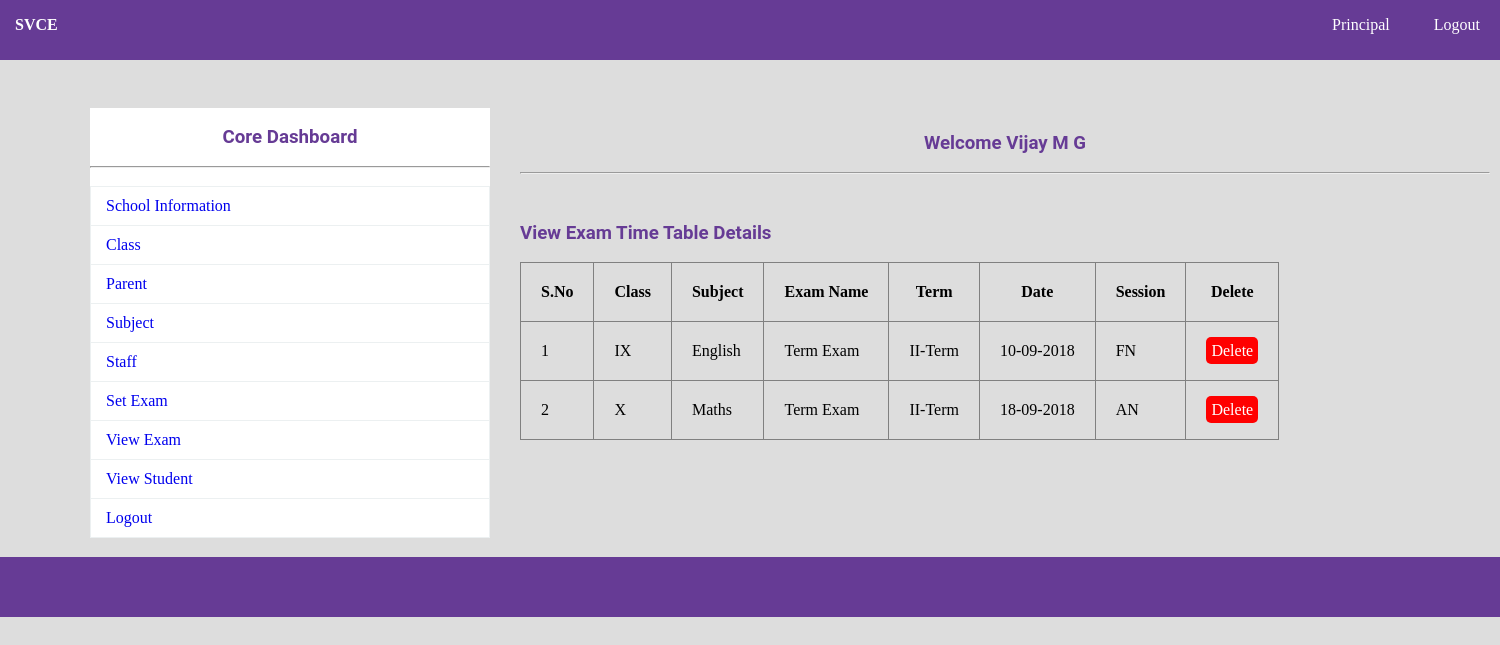
/view_exam.php (signed in), run on the app's committed database.
### tables this page shows
CREATE TABLE `exam` (
  `EID` int(11) NOT NULL,
  `ENAME` varchar(150) NOT NULL,
  `ETYPE` varchar(150) NOT NULL,
  `EDATE` varchar(150) NOT NULL,
  `SESSION` varchar(150) NOT NULL,
  `CLASS` varchar(150) NOT NULL,
  `SUB` varchar(150) NOT NULL
);

### view_exam.php (the view, shortened to what this page needs)
<?php
	include"database.php";
?>
<!DOCTYPE html>
<html>
	<head>
		<link rel="stylesheet" type="text/css" href="css/style.css">
	</head>
	<body>
			<?php include"navbar.php";?><br>
			<style="margin-left:90px;" class="sha">
			<div id="section">
					<?php include"sidebar.php";?><br><br><br>
					<h3 class="text">Welcome <?php echo $_SESSION["ANAME"]; ?></h3><br><hr><br>
				<div class="content">
						<h3 >View Exam Time Table Details</h3><br>
						<table border="1px">
							<tr>
								<th>S.No</th>
								<th>Class </th>
								<th>Subject</th>
								<th>Exam Name</th>
								<th>Term</th>
								<th>Date</th>
								<th>Session</th>
								<th>Delete</th>
							</tr>
							<?php
								$s="select * from exam";
								$res=$db->query($s);
								if($res->num_rows>0)
								{
									$i=0;
									while($r=$res->fetch_assoc())
									{
										$i++;
										echo "
											<tr>
												<td>{$i}</td>
												<td>{$r["CLASS"]}</td>
												<td>{$r["SUB"]}</td>
												<td>{$r["ENAME"]}</td>
												<td>{$r["ETYPE"]}</td>
												<td>{$r["EDATE"]}</td>
												<td>{$r["SESSION"]}</td>
												<td><a href='exam_delete.php?id={$r["EID"]}' class='btnr'>Delete</a></td>
											</tr>
										";
									}
								}
								else
								{
									echo "No Record Found";
								}
							?>
						</table>
				</div>
			</div>
				<?php include"footer.php";?>
	</body>
</html>

### css/style.css (style rules this page uses)
* { padding:0px; margin:0px; }
html { background:#dddddd; }
a { text-decoration:none; }
h1,h2,h3,h4,h5,h6,label { font-family:roboto; color:#663b95; }
.btnr { border-radius:5px; padding:5px; background:#ff0000; color:white; }
.sha { -webkit-box-shadow: 0 8px 17px 0 rgba(0, 0, 0, 0.2), 0 6px 20px 0 rgba(0, 0, 0, 0.19); -moz-box-shadow: 0 8px 17px 0 rgba(0, 0, 0, 0.2), 0 6px 20px 0 rgba(0, 0, 0, 0.19); box-shadow: 0 8px 17px 0 rgba(0, 0, 0, 0.2), 0 6px 20px 0 rgba(0, 0, 0, 0.19); }
.text { text-align:center; }
#section { height:auto; width:1400px; margin-left:90px; font-family:cambria; }
.content { margin-top:30px; height:auto; width:950px; float:left; }
tr,td,th { padding:20px; }
table { border-collapse:collapse; }

### data on the page
exam: CLASS "IX", SUB "English", ENAME "Term Exam", ETYPE "II-Term", EDATE "10-09-2018", SESSION "FN"
exam: CLASS "X", SUB "Maths", ENAME "Term Exam", ETYPE "II-Term", EDATE "18-09-2018", SESSION "AN"

### other printed values
$_SESSION["ANAME"] "Vijay M G"
